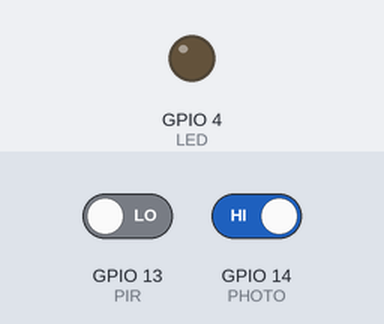
Simulated run of this sketch. Board: ESP32. Parts: output pins drawn as LEDs (lit = HIGH). Dashed ring = blinking. Inputs (shaded band) come from the test bench; at power-on: GPIO 14 (PHOTO) HIGH, GPIO 13 (PIR) LOW. WiFi joins after 1.5 s; servers stay silent unless stated; random numbers use the default seed unless the sketch sets one; the camera gives no picture; what the sketch prints to the serial monitor is not drawn.

Above: at 3.3 s.
3.4 s: GPIO 14 (PHOTO) driven LOW
At 3.5 s:
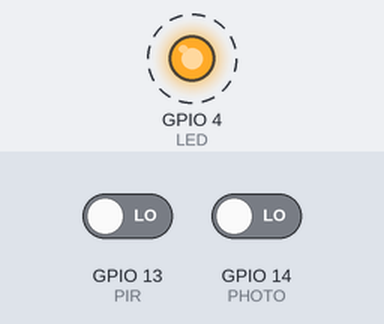
6.4 s: GPIO 13 (PIR) driven HIGH
At 7.1 s:
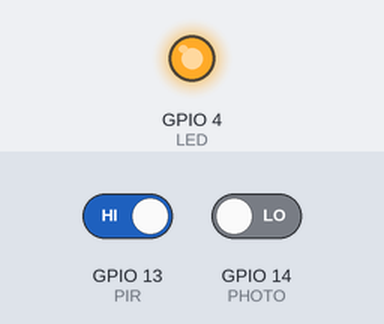
Timing chart, 0 to 14.1 s (numbered marks = the images above; inputs shaded):
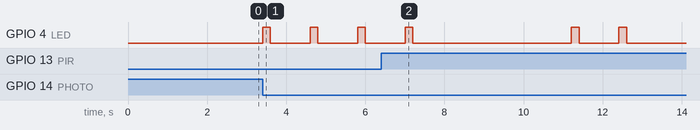

Measured:
- after the input at 3.4 s, GPIO 4 (LED): alternates HIGH for 0.20 s and LOW for 1.0 s, starting at once

The sketch:

CameraWebServer_with_motion_and_blynk.ino
```cpp
/**********************************************************************************
 *  Preferences--> Additional boards Manager URLs : https://dl.espressif.com/dl/package_esp32_index.json, http://arduino.esp8266.com/stable/package_esp8266com_index.json
 *  Board Settings:
 *  Board: "ESP32 Wrover Module"
 *  Upload Speed: "921600"
 *  Flash Frequency: "80MHz"
 *  Flash Mode: "QIO"
 *  Partition Scheme: "Hue APP (3MB No OTA/1MB SPIFFS)"
 *  Core Debug Level: "None"
 *  COM Port: Depends *On Your System*
 *  GPIO 0 must be connected to GND pin while uploading the sketch
 *  After connecting GPIO 0 to GND pin, press the ESP32 CAM on-board RESET button to put the board in flashing mode
 ***************************************************************************************/

#define BLYNK_TEMPLATE_ID "TMPL3pT7ncyb3"
#define BLYNK_TEMPLATE_NAME "Door Alarm"
#define BLYNK_AUTH_TOKEN "4ZbNtemGDV_dlG5fveKDfzUogpV4ZzmH"

#include "esp_camera.h"
#include <WiFi.h>
#include <WiFiClient.h>
#include <BlynkSimpleEsp32.h>
#include "soc/soc.h"           // Disable brownout problems
#include "soc/rtc_cntl_reg.h"  // Disable brownout problems

// WARNING!!! PSRAM IC required for UXGA resolution and high JPEG quality
// Ensure ESP32 Wrover Module or other board with PSRAM is selected
// Partial images will be transmitted if image exceeds buffer size

// Select camera model
#define CAMERA_MODEL_AI_THINKER // Has PSRAM

#include "camera_pins.h"

#define PIR 13        // PIR sensor connected to GPIO 13
#define PHOTO 14      // Button connected to GPIO 14
#define LED 4         // LED connected to GPIO 4

const char* ssid = "Galaxy S";       // WIFI NAME
const char* password = "Frequency";  // WIFI PASSWORD
char auth[] = "4ZbNtemGDV_dlG5fveKDfzUogpV4ZzmH";  // AUTH TOKEN sent by Blynk

String local_IP;

void startCameraServer();

void takePhoto()
{
  digitalWrite(LED, HIGH);
  delay(200);
  uint32_t randomNum = random(50000);
  Serial.println("http://"+local_IP+"/capture?_cb="+ (String)randomNum);
  Blynk.setProperty(V1, "urls", "http://"+local_IP+"/capture?_cb="+(String)randomNum);
  digitalWrite(LED, LOW);
  delay(1000);
}

// Blynk button on virtual pin V3 to take a photo
BLYNK_WRITE(V3) {
  bool RelayTwo = param.asInt();
  if (RelayTwo == 1) {
    digitalWrite(PHOTO, LOW);
    Serial.println("Capture Photo");
    takePhoto();
  }
}

void setup() {
  WRITE_PERI_REG(RTC_CNTL_BROWN_OUT_REG, 0); // Disable brownout detector
  Serial.begin(115200);
  pinMode(LED, OUTPUT);   // Set LED pin as output
  pinMode(PIR, INPUT);    // Set PIR pin as input
  pinMode(PHOTO, INPUT);  // Set button pin as input
  Serial.setDebugOutput(true);
  Serial.println();

  camera_config_t config;
  config.ledc_channel = LEDC_CHANNEL_0;
  config.ledc_timer = LEDC_TIMER_0;
  config.pin_d0 = Y2_GPIO_NUM;
  config.pin_d1 = Y3_GPIO_NUM;
  config.pin_d2 = Y4_GPIO_NUM;
  config.pin_d3 = Y5_GPIO_NUM;
  config.pin_d4 = Y6_GPIO_NUM;
  config.pin_d5 = Y7_GPIO_NUM;
  config.pin_d6 = Y8_GPIO_NUM;
  config.pin_d7 = Y9_GPIO_NUM;
  config.pin_xclk = XCLK_GPIO_NUM;
  config.pin_pclk = PCLK_GPIO_NUM;
  config.pin_vsync = VSYNC_GPIO_NUM;
  config.pin_href = HREF_GPIO_NUM;
  config.pin_sscb_sda = SIOD_GPIO_NUM;
  config.pin_sscb_scl = SIOC_GPIO_NUM;
  config.pin_pwdn = PWDN_GPIO_NUM;
  config.pin_reset = RESET_GPIO_NUM;
  config.xclk_freq_hz = 20000000;
  config.pixel_format = PIXFORMAT_JPEG;

  if (psramFound()) {
    config.frame_size = FRAMESIZE_UXGA;
    config.jpeg_quality = 10;
    config.fb_count = 2;
  } else {
    config.frame_size = FRAMESIZE_SVGA;
    config.jpeg_quality = 12;
    config.fb_count = 1;
  }

  esp_err_t err = esp_camera_init(&config);
  if (err != ESP_OK) {
    Serial.printf("Camera init failed with error 0x%x", err);
    return;
  }

  sensor_t * s = esp_camera_sensor_get();
  if (s->id.PID == OV3660_PID) {
    s->set_vflip(s, 1);       // Flip it back
    s->set_brightness(s, 1);  // Adjust brightness slightly
    s->set_saturation(s, -2); // Adjust saturation
  }
  s->set_framesize(s, FRAMESIZE_QVGA);

  WiFi.begin(ssid, password);

  while (WiFi.status() != WL_CONNECTED) {
    delay(500);
    Serial.print(".");
  }
  Serial.println("");
  Serial.println("WiFi connected");
  startCameraServer();
  Serial.print("Camera Ready! Use 'http://");
  Serial.print(WiFi.localIP());
  local_IP = WiFi.localIP().toString();
  Serial.println("' to connect");
  Blynk.begin(auth, ssid, password);
}

void loop() {
  Blynk.run();

  int pirStatus = digitalRead(PIR);  // Read PIR status

  if (pirStatus == HIGH) {
    Serial.println("Motion detected! Sending alert and capturing photo.");
    Blynk.logEvent("motion_detected", "Someone is there.");
    takePhoto();
    delay(3000);  // Wait for 3 seconds before taking the next photo
  }

  // Check if the button is pressed
  if (digitalRead(PHOTO) == LOW) {
    Serial.println("Button pressed, capturing photo.");
    takePhoto();
  }
}
```

camera_pins.h
```cpp
#if defined(CAMERA_MODEL_WROVER_KIT)
#define PWDN_GPIO_NUM    -1
#define RESET_GPIO_NUM   -1
#define XCLK_GPIO_NUM    21
#define SIOD_GPIO_NUM    26
#define SIOC_GPIO_NUM    27

#define Y9_GPIO_NUM      35
#define Y8_GPIO_NUM      34
#define Y7_GPIO_NUM      39
#define Y6_GPIO_NUM      36
#define Y5_GPIO_NUM      19
#define Y4_GPIO_NUM      18
#define Y3_GPIO_NUM       5
#define Y2_GPIO_NUM       4
#define VSYNC_GPIO_NUM   25
#define HREF_GPIO_NUM    23
#define PCLK_GPIO_NUM    22

#elif defined(CAMERA_MODEL_ESP_EYE)
#define PWDN_GPIO_NUM    -1
#define RESET_GPIO_NUM   -1
#define XCLK_GPIO_NUM    4
#define SIOD_GPIO_NUM    18
#define SIOC_GPIO_NUM    23

#define Y9_GPIO_NUM      36
#define Y8_GPIO_NUM      37
#define Y7_GPIO_NUM      38
#define Y6_GPIO_NUM      39
#define Y5_GPIO_NUM      35
#define Y4_GPIO_NUM      14
#define Y3_GPIO_NUM      13
#define Y2_GPIO_NUM      34
#define VSYNC_GPIO_NUM   5
#define HREF_GPIO_NUM    27
#define PCLK_GPIO_NUM    25

#elif defined(CAMERA_MODEL_M5STACK_PSRAM)
#define PWDN_GPIO_NUM     -1
#define RESET_GPIO_NUM    15
#define XCLK_GPIO_NUM     27
#define SIOD_GPIO_NUM     25
#define SIOC_GPIO_NUM     23

#define Y9_GPIO_NUM       19
#define Y8_GPIO_NUM       36
#define Y7_GPIO_NUM       18
#define Y6_GPIO_NUM       39
#define Y5_GPIO_NUM        5
#define Y4_GPIO_NUM       34
#define Y3_GPIO_NUM       35
#define Y2_GPIO_NUM       32
#define VSYNC_GPIO_NUM    22
#define HREF_GPIO_NUM     26
#define PCLK_GPIO_NUM     21

#elif defined(CAMERA_MODEL_M5STACK_V2_PSRAM)
#define PWDN_GPIO_NUM     -1
#define RESET_GPIO_NUM    15
#define XCLK_GPIO_NUM     27
#define SIOD_GPIO_NUM     22
#define SIOC_GPIO_NUM     23

#define Y9_GPIO_NUM       19
#define Y8_GPIO_NUM       36
#define Y7_GPIO_NUM       18
#define Y6_GPIO_NUM       39
#define Y5_GPIO_NUM        5
#define Y4_GPIO_NUM       34
#define Y3_GPIO_NUM       35
#define Y2_GPIO_NUM       32
#define VSYNC_GPIO_NUM    25
#define HREF_GPIO_NUM     26
#define PCLK_GPIO_NUM     21

#elif defined(CAMERA_MODEL_M5STACK_WIDE)
#define PWDN_GPIO_NUM     -1
#define RESET_GPIO_NUM    15
#define XCLK_GPIO_NUM     27
#define SIOD_GPIO_NUM     22
#define SIOC_GPIO_NUM     23

#define Y9_GPIO_NUM       19
#define Y8_GPIO_NUM       36
#define Y7_GPIO_NUM       18
#define Y6_GPIO_NUM       39
#define Y5_GPIO_NUM        5
#define Y4_GPIO_NUM       34
#define Y3_GPIO_NUM       35
#define Y2_GPIO_NUM       32
#define VSYNC_GPIO_NUM    25
#define HREF_GPIO_NUM     26
#define PCLK_GPIO_NUM     21

#elif defined(CAMERA_MODEL_M5STACK_ESP32CAM)
#define PWDN_GPIO_NUM     -1
#define RESET_GPIO_NUM    15
#define XCLK_GPIO_NUM     27
#define SIOD_GPIO_NUM     25
#define SIOC_GPIO_NUM     23

#define Y9_GPIO_NUM       19
#define Y8_GPIO_NUM       36
#define Y7_GPIO_NUM       18
#define Y6_GPIO_NUM       39
#define Y5_GPIO_NUM        5
#define Y4_GPIO_NUM       34
#define Y3_GPIO_NUM       35
#define Y2_GPIO_NUM       17
#define VSYNC_GPIO_NUM    22
#define HREF_GPIO_NUM     26
#define PCLK_GPIO_NUM     21

#elif defined(CAMERA_MODEL_AI_THINKER)
#define PWDN_GPIO_NUM     32
#define RESET_GPIO_NUM    -1
#define XCLK_GPIO_NUM      0
#define SIOD_GPIO_NUM     26
#define SIOC_GPIO_NUM     27

#define Y9_GPIO_NUM       35
#define Y8_GPIO_NUM       34
#define Y7_GPIO_NUM       39
#define Y6_GPIO_NUM       36
#define Y5_GPIO_NUM       21
#define Y4_GPIO_NUM       19
#define Y3_GPIO_NUM       18
#define Y2_GPIO_NUM        5
#define VSYNC_GPIO_NUM    25
#define HREF_GPIO_NUM     23
#define PCLK_GPIO_NUM     22

#elif defined(CAMERA_MODEL_TTGO_T_JOURNAL)
#define PWDN_GPIO_NUM      0
#define RESET_GPIO_NUM    15
#define XCLK_GPIO_NUM     27
#define SIOD_GPIO_NUM     25
#define SIOC_GPIO_NUM     23

#define Y9_GPIO_NUM       19
#define Y8_GPIO_NUM       36
#define Y7_GPIO_NUM       18
#define Y6_GPIO_NUM       39
#define Y5_GPIO_NUM        5
#define Y4_GPIO_NUM       34
#define Y3_GPIO_NUM       35
#define Y2_GPIO_NUM       17
#define VSYNC_GPIO_NUM    22
#define HREF_GPIO_NUM     26
#define PCLK_GPIO_NUM     21

#else
#error "Camera model not selected"
#endif
```
